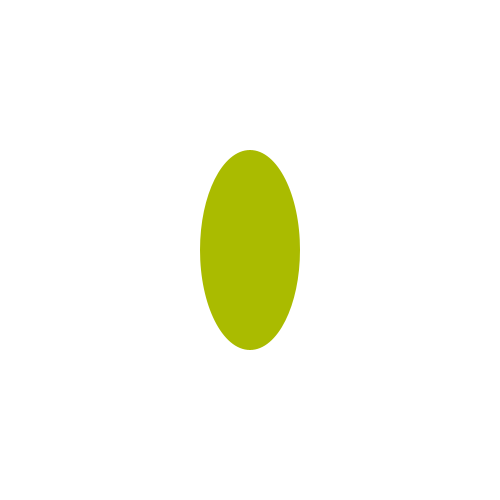
Frame 1 (no input)
Frame 60 (the mouse pressed at the canvas centre just before this capture): identical to frame 1, image omitted
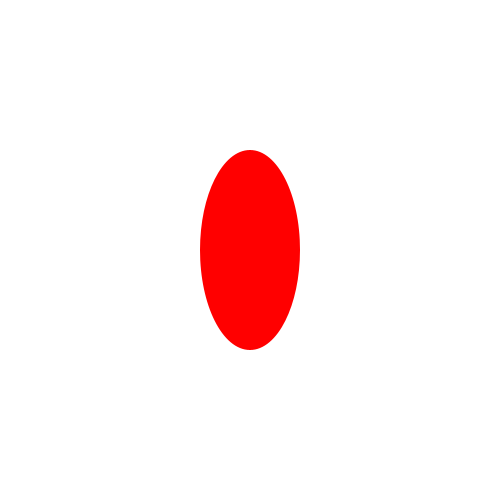
Frame 120 (the mouse held since frame 60 and released just before this capture)

The Processing sketch that drew these frames (run headless with seeded random() and noise(); from frame 60 on, the mouse is pressed at the canvas centre):

// Processing sketch: EllipseHit
// ── EllipseHit.pde
int SIZE_W = 100;
int SIZE_H = 200;

void setup()
{
  size(500, 500);
  smooth();
  noStroke();
}

void draw()
{
  background(255);
  float r = getR();
  if (r < 1) fill(#FF0000); else fill(#AABB00);
  ellipse(width / 2, height / 2, SIZE_W, SIZE_H);
}

float getR()
{
  float hw = SIZE_W / 2;
  float hh = SIZE_H / 2;
  float dX = width / 2 - mouseX;
  float dY = height / 2 - mouseY;
  float r = dX * dX / hw / hw + dY * dY / hh / hh;
  return r;
}
